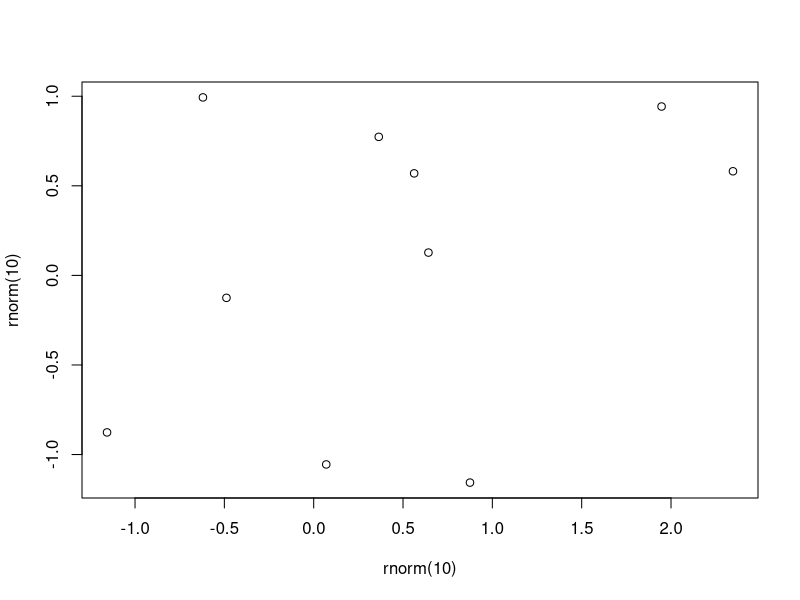

Reproduce this figure in R.
## ---- chunk 1
plot(rnorm(10), rnorm(10))
